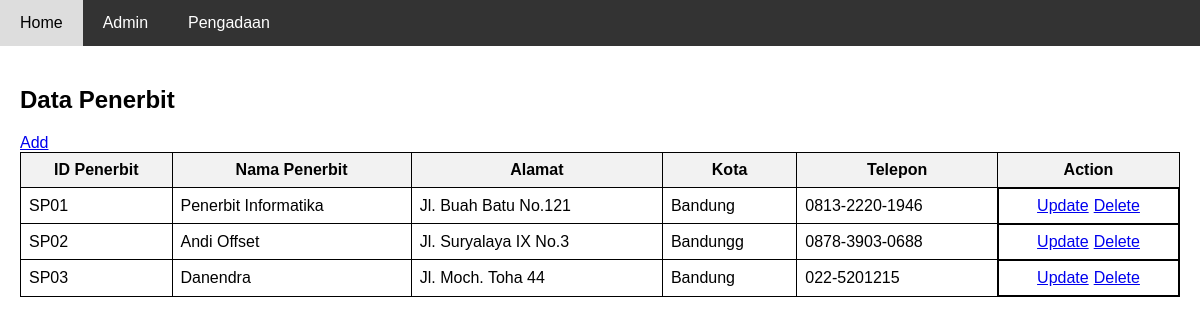
The page /penerbit.php on the database its author committed.
### tables this page shows
CREATE TABLE `tb_penerbit` (
  `id` int(11) NOT NULL,
  `id_penerbit` varchar(11) NOT NULL,
  `nama_penerbit` varchar(255) NOT NULL,
  `alamat` varchar(255) NOT NULL,
  `kota` varchar(100) NOT NULL,
  `telepon` varchar(50) NOT NULL
);

### penerbit.php (the view, shortened to what this page needs)
<!DOCTYPE html>
<html lang="en">
<head>
</head>
<body>
    <nav>
        <a href="index.php">Home</a>
        <a href="admin.php">Admin</a>
        <a href="pengadaan.php">Pengadaan</a>
    </nav>
    <div class="content">
        <h2>Data Penerbit</h2>
        <div class="add-button-container">
            <a href="addpenerbit.php">Add</a>
        </div>
        <table>
            <tr>
                <th>ID Penerbit</th>
                <th>Nama Penerbit</th>
                <th>Alamat</th>
                <th>Kota</th>
                <th>Telepon</th>
                <th>Action</th>
            </tr>
            <?php
            $koneksi = mysqli_connect("localhost", "root", "", "unibookstore");
            $query = "SELECT * FROM tb_penerbit";
            $result = mysqli_query($koneksi, $query);
            while ($row = mysqli_fetch_assoc($result)) {
                echo "<tr>";
                echo "<td>" . $row['id_penerbit'] . "</td>";
                echo "<td>" . $row['nama_penerbit'] . "</td>";
                echo "<td>" . $row['alamat'] . "</td>";
                echo "<td>" . $row['kota'] . "</td>";
                echo "<td>" . $row['telepon'] . "</td>";
                echo "<td class='action-buttons'>";
                echo "<a href='updatepenerbit.php?id=".$row['id']."'>Update</a>";
                echo "<a href='deletepenerbit.php?id=".$row['id']."' onclick=\"return confirm('Apakah Anda yakin ingin menghapus data penerbit ini?');\">Delete</a>";
                echo "</td>";
                echo "</tr>";
            }
            ?>
        </table>
    </div>
</body>
</html>

### penerbit.php (style rules this page uses)
body { font-family: Arial, sans-serif; margin: 0; padding: 0; }
nav { background-color: #333; overflow: hidden; }
nav a { float: left; display: block; color: white; text-align: center; padding: 14px 20px; text-decoration: none; }
.content { padding: 20px; }
table { width: 100%; border-collapse: collapse; }
table, th, td { border: 1px solid black; padding: 8px; }
th { background-color: #f2f2f2; }
.action-buttons { display: flex; justify-content: center; gap: 5px; }

### rows shown on the page
tb_penerbit: id_penerbit "SP01", nama_penerbit "Penerbit Informatika", alamat "Jl. Buah Batu No.121", kota "Bandung", telepon "0813-2220-1946"
tb_penerbit: id_penerbit "SP02", nama_penerbit "Andi Offset", alamat "Jl. Suryalaya IX No.3", kota "Bandungg", telepon "0878-3903-0688"
tb_penerbit: id_penerbit "SP03", nama_penerbit "Danendra", alamat "Jl. Moch. Toha 44", kota "Bandung", telepon "022-5201215"
